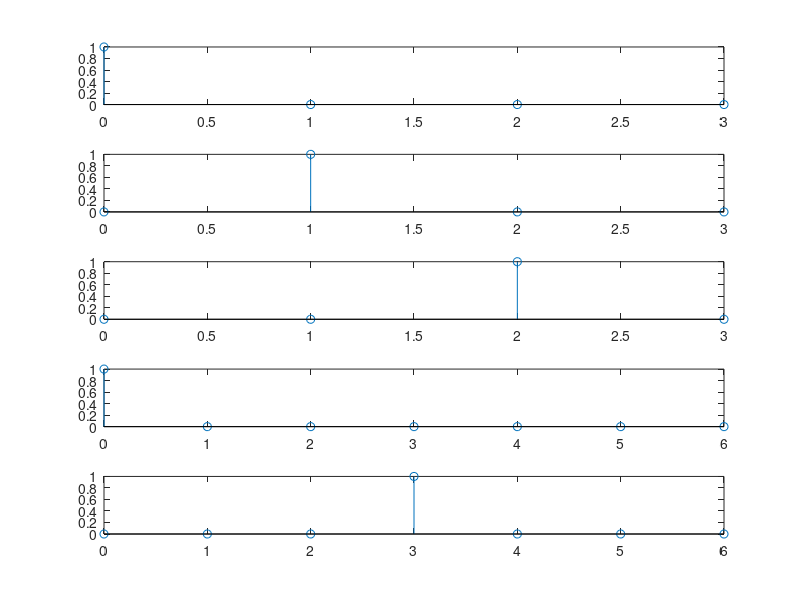

This chart was generated by the following MATLAB code:
close all
s=0:1:3;
t=0:1:6;
fun1=s==0; 
fun2=s==1;
fun3=s==2;
con=convn(fun1,fun1);
con1=convn(fun2,fun3);
subplot(5,1,1);
stem(s,fun1);
subplot(5,1,2);
stem(s,fun2);
subplot(5,1,3);
stem(s,fun3);
subplot(5,1,4);
stem(t,con);
subplot(5,1,5);
stem(t,con1);
 